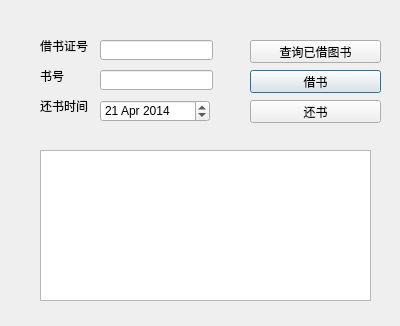
<?xml version="1.0" encoding="UTF-8"?>
<ui version="4.0">
 <class>Borrow</class>
 <widget class="QDialog" name="Borrow">
  <property name="geometry">
   <rect>
    <x>0</x>
    <y>0</y>
    <width>400</width>
    <height>326</height>
   </rect>
  </property>
  <property name="windowTitle">
   <string>借还书</string>
  </property>
  <widget class="QLabel" name="label">
   <property name="geometry">
    <rect>
     <x>40</x>
     <y>40</y>
     <width>54</width>
     <height>12</height>
    </rect>
   </property>
   <property name="text">
    <string>借书证号</string>
   </property>
  </widget>
  <widget class="QLabel" name="label_2">
   <property name="geometry">
    <rect>
     <x>40</x>
     <y>70</y>
     <width>54</width>
     <height>12</height>
    </rect>
   </property>
   <property name="text">
    <string>书号</string>
   </property>
  </widget>
  <widget class="QLineEdit" name="cid">
   <property name="geometry">
    <rect>
     <x>100</x>
     <y>40</y>
     <width>113</width>
     <height>20</height>
    </rect>
   </property>
  </widget>
  <widget class="QLineEdit" name="bid">
   <property name="geometry">
    <rect>
     <x>100</x>
     <y>70</y>
     <width>113</width>
     <height>20</height>
    </rect>
   </property>
  </widget>
  <widget class="QPushButton" name="borrow">
   <property name="geometry">
    <rect>
     <x>250</x>
     <y>70</y>
     <width>131</width>
     <height>23</height>
    </rect>
   </property>
   <property name="text">
    <string>借书</string>
   </property>
  </widget>
  <widget class="QPushButton" name="query">
   <property name="geometry">
    <rect>
     <x>250</x>
     <y>40</y>
     <width>131</width>
     <height>23</height>
    </rect>
   </property>
   <property name="text">
    <string>查询已借图书</string>
   </property>
  </widget>
  <widget class="QPushButton" name="return_2">
   <property name="geometry">
    <rect>
     <x>250</x>
     <y>100</y>
     <width>131</width>
     <height>23</height>
    </rect>
   </property>
   <property name="text">
    <string>还书</string>
   </property>
  </widget>
  <widget class="QTableView" name="table">
   <property name="geometry">
    <rect>
     <x>40</x>
     <y>150</y>
     <width>331</width>
     <height>151</height>
    </rect>
   </property>
  </widget>
  <widget class="QLabel" name="label_3">
   <property name="geometry">
    <rect>
     <x>40</x>
     <y>100</y>
     <width>54</width>
     <height>12</height>
    </rect>
   </property>
   <property name="text">
    <string>还书时间</string>
   </property>
  </widget>
  <widget class="QDateEdit" name="dateEdit">
   <property name="geometry">
    <rect>
     <x>100</x>
     <y>100</y>
     <width>110</width>
     <height>22</height>
    </rect>
   </property>
   <property name="dateTime">
    <datetime>
     <hour>0</hour>
     <minute>0</minute>
     <second>0</second>
     <year>2014</year>
     <month>4</month>
     <day>21</day>
    </datetime>
   </property>
  </widget>
 </widget>
 <resources/>
 <connections/>
</ui>
